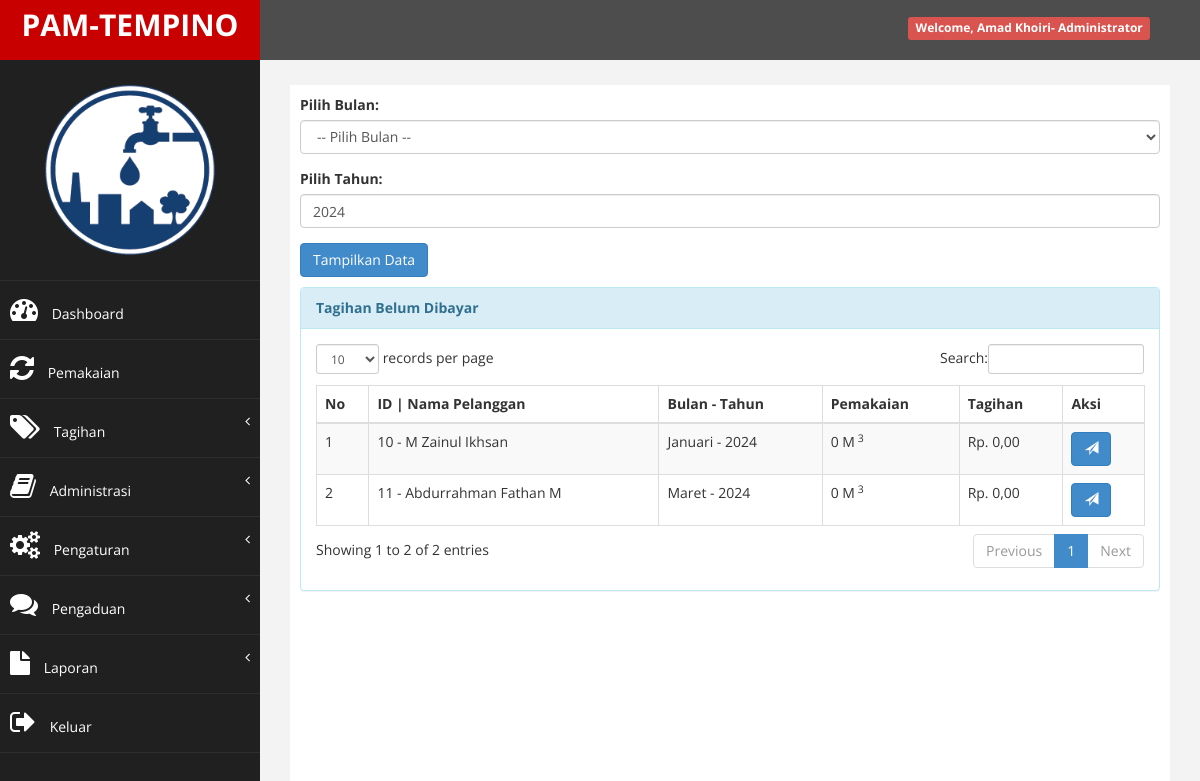
Page /?halaman=tagih_tampil (signed in) on the committed database.
### tables this page shows
CREATE TABLE `tb_pelanggan` (
  `id_pelanggan` char(15) NOT NULL,
  `nama_pelanggan` varchar(20) NOT NULL,
  `alamat` varchar(40) NOT NULL,
  `no_hp` char(15) NOT NULL,
  `status` char(10) NOT NULL DEFAULT 'Aktif',
  `id_layanan` int(11) NOT NULL
);

CREATE TABLE `tb_bulan` (
  `id_bulan` char(3) NOT NULL,
  `nama_bulan` varchar(10) NOT NULL
);

CREATE TABLE `tb_pakai` (
  `id_pakai` char(11) NOT NULL,
  `id_pelanggan` char(15) NOT NULL,
  `bulan` char(3) NOT NULL,
  `tahun` char(4) NOT NULL,
  `awal` int(11) NOT NULL,
  `akhir` int(11) NOT NULL,
  `pakai` int(11) NOT NULL
);

CREATE TABLE `tb_tagihan` (
  `id_tagihan` int(11) NOT NULL,
  `id_pakai` char(11) NOT NULL,
  `tagihan` int(11) NOT NULL,
  `status` char(12) NOT NULL DEFAULT 'Belum Bayar'
);

### inc/rupiah.php (called while the page is built)
<?php
function rupiah($angka){
	$hasil_rupiah = "Rp. " . number_format($angka,2,',','.');
	return $hasil_rupiah;
}
?>

### super/tagih/tagih_tampil.php (the view, shortened to what this page needs)
<div class="row">
                <div class="col-md-12">
<div class="form-group">
    <label>Pilih Bulan:</label>
    <select class="form-control" id="bulan" name="bulan">
        <option value="">-- Pilih Bulan --</option>
    </select>
</div>
<div class="form-group">
    <label>Pilih Tahun:</label>
    <input class="form-control" type="number" id="tahun" name="tahun" min="2000" max="2099" value="<?php echo date('Y'); ?>">
</div>
<button type="button" class="btn btn-primary" onclick="getData()" style="margin-bottom: 10px;">Tampilkan Data</button>
                    <div class="panel panel-info">
                        <div class="panel-heading">
                             <b>Tagihan Belum Dibayar</b>
                        </div>
                        <div class="panel-body">
                            <div class="table-responsive">
                                <table class="table table-striped table-bordered table-hover" id="dataTables-example">
                                    <thead>
                                        <tr>
                                            <th>No</th>
                                            <th>ID | Nama Pelanggan</th>
                                            <th>Bulan - Tahun</th>
                                            <th>Pemakaian</th>
                                            <th>Tagihan</th>
                                            <th>Aksi</th>
                                        </tr>
                                    </thead>
                                    <tbody>
                                    <?php
                                    $no = 1;
                                    $sql = $koneksi->query("select p.id_pelanggan, p.nama_pelanggan, t.id_tagihan, t.tagihan, t.status,
                                    k.tahun, k.pakai, b.nama_bulan
                                    from tb_pelanggan p inner join tb_pakai k on p.id_pelanggan=k.id_pelanggan
                                    inner join tb_tagihan t on k.id_pakai=t.id_pakai
                                    inner join tb_bulan b on k.bulan=b.id_bulan where t.status='Belum Bayar'
                                    order by tahun asc, id_bulan asc");
                                    while ($data= $sql->fetch_assoc()) {
                                    ?>
                                    <tr>
                                        <td><?php echo $no++; ?></td>
                                        <td><?php echo $data['id_pelanggan']; ?> - <?php echo $data['nama_pelanggan']; ?></td>
                                        <td><?php echo $data['nama_bulan']; ?> - <?php echo $data['tahun']; ?></td>
                                        <td><?php echo $data['pakai']; ?> M<sup> 3</sup></td>
                                        <td><?php echo rupiah($data['tagihan']); ?></td>
                                        <td>
                                        <a href="?halaman=tagih_bayar&kode=<?php echo $data['id_tagihan']; ?>" title="Bayar Tagihan Ini" class="btn btn-primary"><i class="glyphicon glyphicon-send"></i></a>
                                    </td>
                                    </tr>
                                    <?php
                                    }
                                    ?>
                                    </tbody>
                                    </div>
                                </div>
                            </div>
                        </div>
                    </div>
                </div>

### assets/css/custom.css (style rules this page uses)
body { font-family: 'Open Sans', sans-serif; }

### rows in the picture
tb_pelanggan: id_pelanggan "10", nama_pelanggan "M Zainul Ikhsan", tb_bulan.nama_bulan "Januari", tb_pakai.tahun "2024", tb_pakai.pakai "0", tb_tagihan.tagihan "Rp. 0,00"
tb_pelanggan: id_pelanggan "11", nama_pelanggan "Abdurrahman Fathan M", tb_bulan.nama_bulan "Maret", tb_pakai.tahun "2024", tb_pakai.pakai "0", tb_tagihan.tagihan "Rp. 0,00"

### other values in the picture
$data_nama_lengkap "Amad Khoiri"
$data_level "Administrator"
